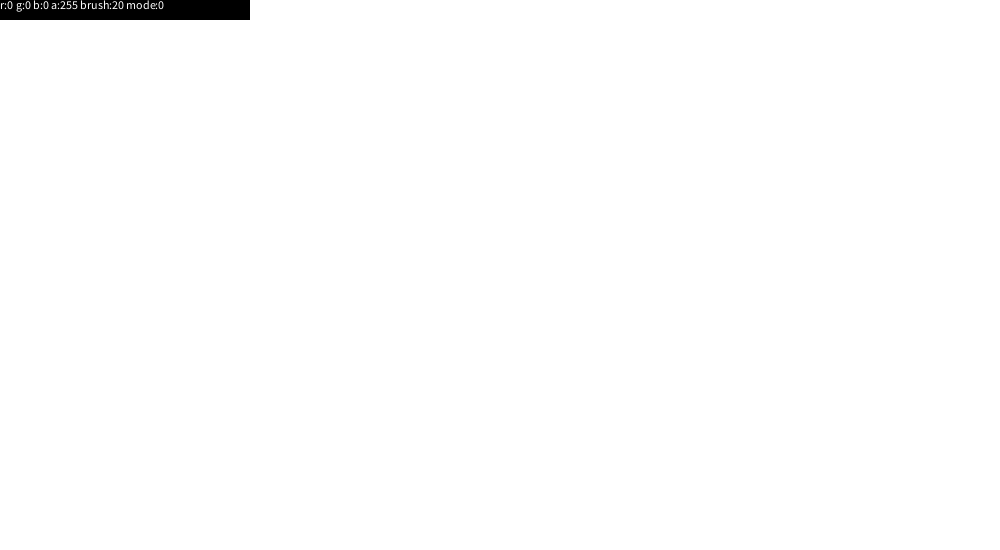
Frame 1 (no input)
Frame 60 (the mouse pressed at the canvas centre just before this capture): identical to frame 1, image omitted
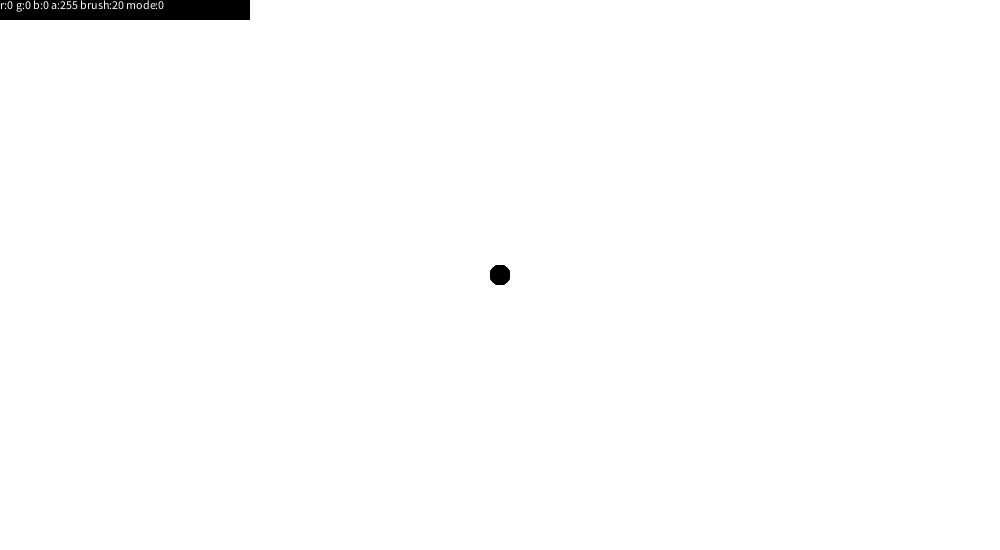
Frame 120 (the mouse held since frame 60 and released just before this capture)

The Processing sketch that drew these frames (run headless with seeded random() and noise(); from frame 60 on, the mouse is pressed at the canvas centre):

// Processing sketch: msr_day3_application
// ── msr_day3_application.pde
int r, g, b, a, brushSize, mode;

void setup() {
  size(1000, 550);
  background(255);

  // Default values for colors
  r = 0;
  g = 0;
  b = 0;
  a = 255;
  brushSize = 20;
  mode = 0;
}

void draw() {
  drawColorBox();

  fill(r, g, b, a);
  noStroke();
  if (mousePressed) {
    ellipse(mouseX, mouseY, brushSize, brushSize);

    if (mode == 1) {
      ellipse(width - mouseX, mouseY, brushSize, brushSize);
    } else if (mode == 2) {
      ellipse(mouseX, height - mouseY, brushSize, brushSize); 
    } else if (mode == 3) {
      ellipse(width - mouseX, mouseY,          brushSize, brushSize);
      ellipse(mouseX,         height - mouseY, brushSize, brushSize);
      ellipse(width - mouseX, height - mouseY, brushSize, brushSize);
    }
    
  }
}


void drawColorBox() {
  // Fill color for color box
  fill(r, g, b, 255);
  noStroke();
  rect(0, 0, 250, 20);

  // Fill color for text
  fill(255-r, 255-g, 255-b, 255);
  textAlign(LEFT, TOP);
  text("r:" + r + " g:" + g + " b:" + b + " a:" + a + " brush:" + brushSize + " mode:" + mode, 0, 0);
}

void keyPressed() {
  if (key == 'm') {
    mode += 1;
    if (mode > 3) {
      mode = 0;
    }
  }

  if (key == '.') {
    brushSize += 1;
  }

  if (key == ',') {
    brushSize -= 1;
    if (brushSize < 1) {
      brushSize = 1;
    }
  }

  // Change the red channel value
  if (key == 'r') {
    r += 10;
    if (r > 255) {
      r = 0;
    }
  }

  // Change the green channel value
  if (key == 'g') {
    g += 10;
    if (g > 255) {
      g = 0;
    }
  }

  // Change the blue channel value
  if (key == 'b') {
    b += 10;
    if (b > 255) {
      b = 0;
    }
  }

  // Change the alpha channel value
  if (key == 'a') {
    a += 5;
    if (a > 255) {
      a = 0;
    }
  }
}
